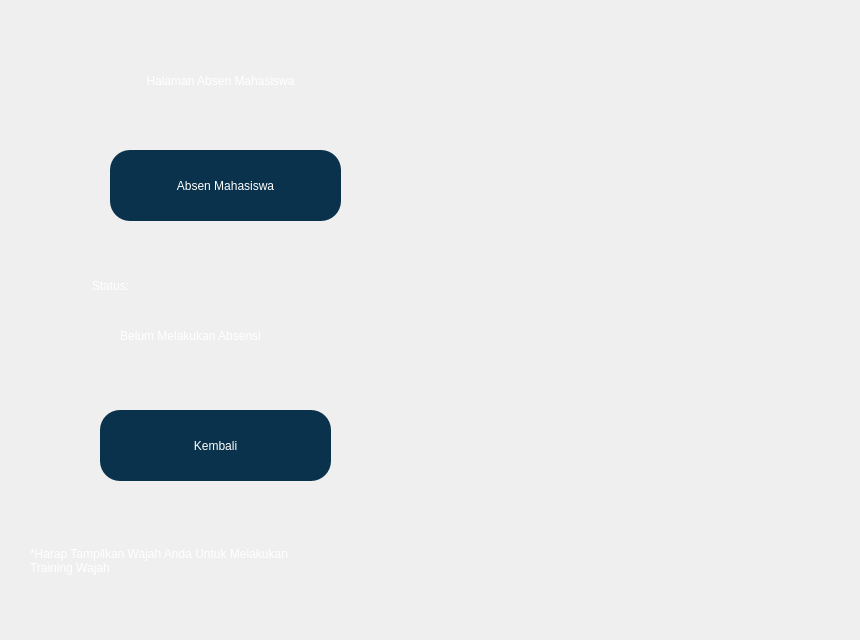
   <widget class="QWidget" name="tab_5">
    <attribute name="title">
     <string>Absen Mahasiswa</string>
    </attribute>
    <widget class="QLabel" name="label_13">
     <property name="geometry">
      <rect>
       <x>0</x>
       <y>0</y>
       <width>851</width>
       <height>631</height>
      </rect>
     </property>
     <property name="text">
      <string/>
     </property>
     <property name="pixmap">
      <pixmap>Absen.png</pixmap>
     </property>
     <property name="scaledContents">
      <bool>true</bool>
     </property>
     <property name="alignment">
      <set>Qt::AlignCenter</set>
     </property>
     <property name="wordWrap">
      <bool>true</bool>
     </property>
    </widget>
    <widget class="QLabel" name="label_14">
     <property name="geometry">
      <rect>
       <x>100</x>
       <y>40</y>
       <width>241</width>
       <height>81</height>
      </rect>
     </property>
     <property name="styleSheet">
      <string notr="true">color: rgb(255, 255, 255);
font: 75 24pt &quot;Times New Roman&quot;;
background-color: rgba(255, 255, 255, 0);</string>
     </property>
     <property name="text">
      <string>Halaman Absen Mahasiswa</string>
     </property>
     <property name="scaledContents">
      <bool>false</bool>
     </property>
     <property name="alignment">
      <set>Qt::AlignCenter</set>
     </property>
     <property name="wordWrap">
      <bool>true</bool>
     </property>
    </widget>
    <widget class="QPushButton" name="RECORD2">
     <property name="geometry">
      <rect>
       <x>110</x>
       <y>150</y>
       <width>231</width>
       <height>71</height>
      </rect>
     </property>
     <property name="styleSheet">
      <string notr="true">QPushButton#RECORD2 {
	font: 75 10pt &quot;Times New Roman&quot;;
	background-color: rgb(10, 50, 76);
	border-radius:20px;
	border-bottom: rgba(0,0,0,100);
	color: rgb(255, 255, 255);
}

QPushButton#RECORD2:hover {
	background-color: rgb(10, 60, 76);

}
</string>
     </property>
     <property name="text">
      <string>Absen Mahasiswa</string>
     </property>
    </widget>
    <widget class="QLabel" name="label_15">
     <property name="geometry">
      <rect>
       <x>40</x>
       <y>260</y>
       <width>141</width>
       <height>51</height>
      </rect>
     </property>
     <property name="styleSheet">
      <string notr="true">color: rgb(255, 255, 255);
font: 75 18pt &quot;Times New Roman&quot;;
background-color: rgba(255, 255, 255, 0);</string>
     </property>
     <property name="text">
      <string>Status:</string>
     </property>
     <property name="scaledContents">
      <bool>false</bool>
     </property>
     <property name="alignment">
      <set>Qt::AlignCenter</set>
     </property>
     <property name="wordWrap">
      <bool>true</bool>
     </property>
    </widget>
    <widget class="QLabel" name="currentprocess_3">
     <property name="geometry">
      <rect>
       <x>70</x>
       <y>310</y>
       <width>241</width>
       <height>51</height>
      </rect>
     </property>
     <property name="styleSheet">
      <string notr="true">color: rgb(255, 255, 255);
font: 75 16pt &quot;Times New Roman&quot;;
background-color: rgba(255, 255, 255, 0);</string>
     </property>
     <property name="text">
      <string>Belum Melakukan Absensi</string>
     </property>
     <property name="scaledContents">
      <bool>false</bool>
     </property>
     <property name="alignment">
      <set>Qt::AlignCenter</set>
     </property>
     <property name="wordWrap">
      <bool>true</bool>
     </property>
    </widget>
    <widget class="QPushButton" name="ATTENDANCEBACK2">
     <property name="geometry">
      <rect>
       <x>100</x>
       <y>410</y>
       <width>231</width>
       <height>71</height>
      </rect>
     </property>
     <property name="styleSheet">
      <string notr="true">QPushButton#ATTENDANCEBACK2 {
	font: 75 10pt &quot;Times New Roman&quot;;
	background-color: rgb(10, 50, 76);
	border-radius:20px;
	border-bottom: rgba(0,0,0,100);
	color: rgb(255, 255, 255);
}

QPushButton#ATTENDANCEBACK2:hover {
	background-color: rgb(10, 60, 76);

}
</string>
     </property>
     <property name="text">
      <string>Kembali</string>
     </property>
    </widget>
    <widget class="QLabel" name="currentprocess_4">
     <property name="geometry">
      <rect>
       <x>30</x>
       <y>540</y>
       <width>261</width>
       <height>41</height>
      </rect>
     </property>
     <property name="styleSheet">
      <string notr="true">color: rgb(255, 255, 255);
font: 75 10pt &quot;Times New Roman&quot;;
background-color: rgba(255, 255, 255, 0);</string>
     </property>
     <property name="text">
      <string>*Harap Tampilkan Wajah Anda Untuk Melakukan Training Wajah</string>
     </property>
     <property name="scaledContents">
      <bool>false</bool>
     </property>
     <property name="alignment">
      <set>Qt::AlignLeading|Qt::AlignLeft|Qt::AlignVCenter</set>
     </property>
     <property name="wordWrap">
      <bool>true</bool>
     </property>
    </widget>
   </widget>
